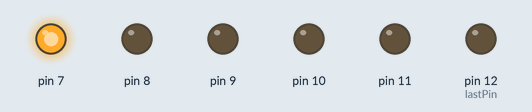
Recording of a sketch running on a simulated Arduino Uno, built with avr-gcc and run on an emulated ATmega328P. Shown: output pins drawn as LEDs (lit = HIGH). Pins used as bus, display or sensor lines are not drawn.

Above: at 0.15 s.
At 0.55 s:
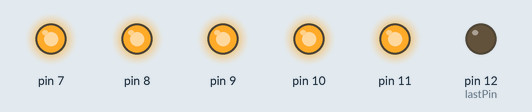
At 0.95 s:
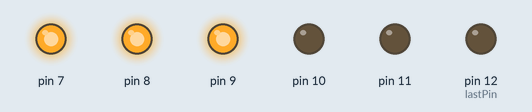
At 2.05 s:
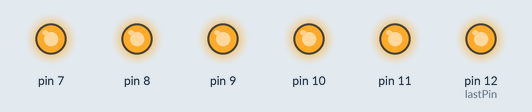
At 3.85 s:
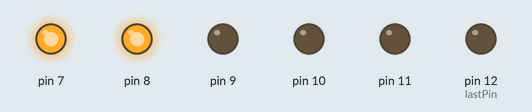
At 5.6 s:
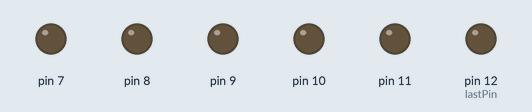
Timing chart, 0 to 6.4 s (numbered marks = the images above):
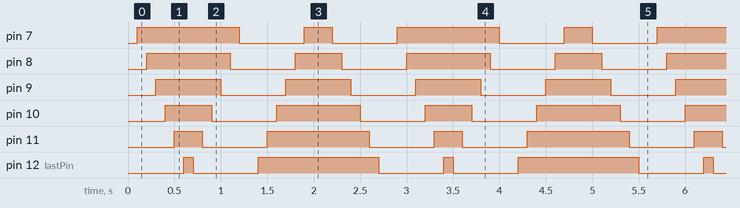

Measured:
- by itself, pin 7: repeats every 2.8 s: LOW 0.70 s, HIGH 0.30 s, LOW 0.70 s, HIGH 1.1 s
- by itself, pin 8: repeats every 2.8 s: LOW 0.70 s, HIGH 0.50 s, LOW 0.70 s, HIGH 0.90 s
- by itself, pin 9: alternates HIGH for 0.70 s and LOW for 0.70 s
- by itself, pin 10: repeats every 2.8 s: LOW 0.70 s, HIGH 0.90 s, LOW 0.70 s, HIGH 0.50 s
- by itself, pin 11: repeats every 2.8 s: LOW 0.70 s, HIGH 1.1 s, LOW 0.70 s, HIGH 0.30 s
- by itself, pin 12 (lastPin): repeats every 2.8 s: LOW 0.70 s, HIGH 1.3 s, LOW 0.70 s, HIGH 0.10 s

The sketch:

task2.ino
```cpp
const int firstPin = 6;
const int lastPin = 12;
 void setup()
 {
for(int thisPin = firstPin;thisPin <= lastPin; thisPin++)
{
pinMode(thisPin,OUTPUT);
}
}
 void loop()
 {
 for(int thisPin = firstPin;thisPin <= lastPin;thisPin++)
 {
 digitalWrite(thisPin,HIGH);
 delay(100);
 }
 for(int thisPin = lastPin;thisPin >= firstPin; thisPin--)
 {
 digitalWrite(thisPin,LOW);
 delay(100);
 }
 for(int thisPin = lastPin;thisPin >= firstPin; thisPin--)
 {
 digitalWrite(thisPin,HIGH);
 delay(100);
 }
   for(int thisPin = firstPin;thisPin <= lastPin; thisPin++)
 {
 digitalWrite(thisPin,LOW);
delay(100);
}
}
```
